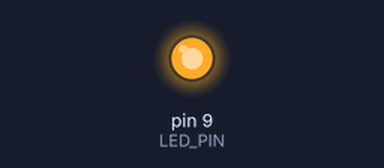
Bench run of a sketch on a simulated Arduino Uno, built for the host (arithmetic inside an expression is 32-bit, double 64-bit). Parts: output pins drawn as LEDs (lit = HIGH). WiFi joins after 1.5 s; servers stay silent unless stated; what the sketch prints to the serial monitor is not drawn.

Above: at 1.6 s.
At 2.1 s:
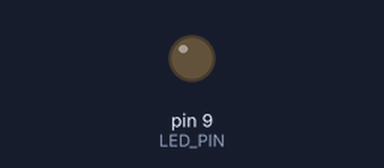
Timing chart, 0 to 3.6 s (numbered marks = the images above):
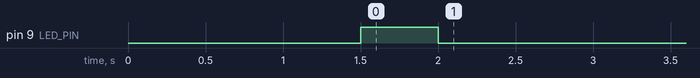

The sketch:

LedBlinkerArduino.ino
```cpp
#include <SPI.h>
#include <Ethernet.h>

#define DEBUG

// Enter a MAC address and IP address for your controller below.
// The IP address will be dependent on your local network:
static uint8_t mac[6] = { 0x90, 0xA2, 0xDA, 0x0D, 0xBC, 0xAE };
static const byte deviceId[] = { 0x00, 0x00, 0x00, 0x01 };
static const uint8_t ACK = 0x01;
static const int LED_PIN = 9;
int connected = 0;
EthernetClient client;


void setup()
{
#ifdef DEBUG
	Serial.begin(115200);
#endif
	Ethernet.begin(mac);
	pinMode(LED_PIN, OUTPUT);

	// flash the LED to show that the program started
	turnLedOn();
	delay(500);
	turnLedOff();
}

void turnLedOn()
{
	digitalWrite(LED_PIN, HIGH);
}

void turnLedOff()
{
	digitalWrite(LED_PIN, LOW);
}

void loop()
{
	if ( !connected || !client.connected() )
	{
		char* host = "cv-ledblinker.cloudapp.net";
		//char* host = "192.168.2.156";

		client.setTimeout(10000);
		connected = client.connect(host, 10100);
		if ( connected )
		{
#ifdef DEBUG
			Serial.println("connected");
#endif
			client.write(deviceId, sizeof(deviceId));
		}
	}

	if ( connected )
	{
		byte buf[16];
		int readResult = client.read(buf, 1);
		if ( readResult == 0 )
		{
			connected = false;
		}
		else if ( readResult == 1 )
		{
#ifdef DEBUG
			Serial.print("read ");
			Serial.println(buf[0]);
#endif
			switch ( buf[0] )
			{
			case 0 :
				// ignore, this is a ping
				break;
			case 1:
				// turn LED on
				turnLedOn();
				client.write(ACK);
				break;
			case 2:
				// turn LED off
				turnLedOff();
				client.write(ACK);
				break;
			}
		}
	}
}
```
